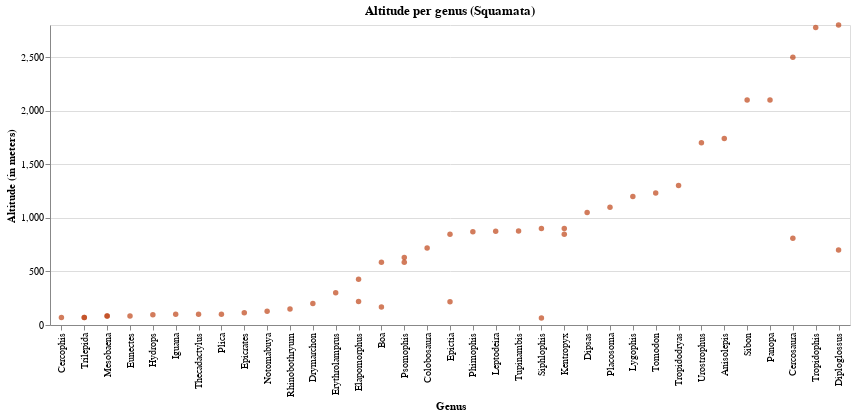

Notebook cell for this chart:
### Code cell
# ordering x-axis per mean altitude
temp = alt.Chart(squamata[(squamata['genero_atual'].isin(grupo2))], title='Altitude per genus (Squamata)',
                width=800).mark_circle(color= cores[0]).encode(
    x = alt.X('genero_atual', type='nominal', title='Genus',
             sort=alt.EncodingSortField('altitude', op="max", order="ascending")),
    y = alt.Y('altitude', type='quantitative', title='Altitude (in meters)'),
    tooltip = alt.Tooltip(['numero_catalogo','especie_atual','subespecie_atual', 
                            'qualificador_atual', 'ano_coleta','altitude'])
)

# temp.save('./graphs/altitude/genus/altitude_per_genus-menor-var.html')
temp

### Figure 1 — Vega-Lite specification as saved in the notebook (floating-point values rounded to 4 significant figures)
{"config": {"view": {"continuousWidth": 400, "continuousHeight": 300}}, "data": {"name": "data-014e8fdbcf1a7de53f4b36e5dbebf63f"}, "mark": {"type": "circle", "color": "#BF4417"}, "encoding": {"tooltip": [{"type": "quantitative", "field": "numero_catalogo"}, {"type": "nominal", "field": "especie_atual"}, {"type": "nominal", "field": "subespecie_atual"}, {"type": "nominal", "field": "qualificador_atual"}, {"type": "quantitative", "field": "ano_coleta"}, {"type": "quantitative", "field": "altitude"}], "x": {"type": "nominal", "field": "genero_atual", "sort": {"field": "altitude", "op": "max", "order": "ascending"}, "title": "Genus"}, "y": {"type": "quantitative", "field": "altitude", "title": "Altitude (in meters)"}}, "title": "Altitude per genus (Squamata)", "width": 800, "$schema": "https://vega.github.io/schema/vega-lite/v4.8.1.json", "datasets": {"data-014e8fdbcf1a7de53f4b36e5dbebf63f": [{"altitude": 65.0, "familia": "Dipsadidae", "ordem": "Squamata", "ano_coleta": 2011.0, "qualificador_atual": null, "numero_catalogo": 20780, "genero_atual": "Siphlophis", "especie_atual": "cervinus", "subespecie_atual": null}, {"altitude": 70.0, "familia": "Dipsadidae", "ordem": "Squamata", "ano_coleta": 2002.0, "qualificador_atual": null, "numero_catalogo": 10948, "genero_atual": "Cercophis", "especie_atual": "aurata", "subespecie_atual": null}, {"altitude": 71.0, "familia": "Leptotyphlopidae", "ordem": "Squamata", "ano_coleta": 2005.0, "qualificador_atual": null, "numero_catalogo": 14014, "genero_atual": "Trilepida", "especie_atual": "salgueiroi", "subespecie_atual": null}, {"altitude": 71.0, "familia": "Leptotyphlopidae", "ordem": "Squamata", "ano_coleta": 2005.0, "qualificador_atual": null, "numero_catalogo": 14015, "genero_atual": "Trilepida", "especie_atual": "salgueiroi", "subespecie_atual": null}, {"altitude": 83.0, "familia": "Amphisbaenidae", "ordem": "Squamata", "ano_coleta": 2006.0, "qualificador_atual": null, "numero_catalogo": 15324, "genero_atual": "Mesobaena", "especie_atual": "rhachicephala", "subespecie_atual": null}, {"altitude": 83.0, "familia": "Amphisbaenidae", "ordem": "Squamata", "ano_coleta": 2006.0, "qualificador_atual": null, "numero_catalogo": 15325, "genero_atual": "Mesobaena", "especie_atual": "rhachicephala", "subespecie_atual": null}, {"altitude": 84.0, "familia": "Boidae", "ordem": "Squamata", "ano_coleta": 2011.0, "qualificador_atual": null, "numero_catalogo": 20959, "genero_atual": "Eunectes", "especie_atual": "notaeus", "subespecie_atual": null}, {"altitude": 95.0, "familia": "Dipsadidae", "ordem": "Squamata", "ano_coleta": 2011.0, "qualificador_atual": null, "numero_catalogo": 21000, "genero_atual": "Hydrops", "especie_atual": "caesurus", "subespecie_atual": null}, {"altitude": 100.0, "familia": "Iguanidae", "ordem": "Squamata", "ano_coleta": 2011.0, "qualificador_atual": null, "numero_catalogo": 20786, "genero_atual": "Iguana", "especie_atual": "iguana", "subespecie_atual": null}, {"altitude": 100.0, "familia": "Phyllodactylidae", "ordem": "Squamata", "ano_coleta": 2011.0, "qualificador_atual": null, "numero_catalogo": 20784, "genero_atual": "Thecadactylus", "especie_atual": "rapicauda", "subespecie_atual": null}, {"altitude": 100.0, "familia": "Tropiduridae", "ordem": "Squamata", "ano_coleta": 2011.0, "qualificador_atual": null, "numero_catalogo": 20785, "genero_atual": "Plica", "especie_atual": "umbra", "subespecie_atual": null}, {"altitude": 115.0, "familia": "Boidae", "ordem": "Squamata", "ano_coleta": 2008.0, "qualificador_atual": null, "numero_catalogo": 17695, "genero_atual": "Epicrates", "especie_atual": "crassus", "subespecie_atual": null}, {"altitude": 128.0, "familia": "Scincidae", "ordem": "Squamata", "ano_coleta": 2011.0, "qualificador_atual": null, "numero_catalogo": 26186, "genero_atual": "Notomabuya", "especie_atual": "frenata", "subespecie_atual": null}, {"altitude": 149.0, "familia": "Colubridae", "ordem": "Squamata", "ano_coleta": 2011.0, "qualificador_atual": null, "numero_catalogo": 20787, "genero_atual": "Rhinobothryum", "especie_atual": "lentiginosum", "subespecie_atual": null}, {"altitude": 169.0, "familia": "Boidae", "ordem": "Squamata", "ano_coleta": 1995.0, "qualificador_atual": null, "numero_catalogo": 8873, "genero_atual": "Boa", "especie_atual": "constrictor", "subespecie_atual": null}, {"altitude": 200.0, "familia": "Colubridae", "ordem": "Squamata", "ano_coleta": 2011.0, "qualificador_atual": null, "numero_catalogo": 20988, "genero_atual": "Drymarchon", "especie_atual": "corais", "subespecie_atual": null}, {"altitude": 218.0, "familia": "Leptotyphlopidae", "ordem": "Squamata", "ano_coleta": 2011.0, "qualificador_atual": null, "numero_catalogo": 20933, "genero_atual": "Epictia", "especie_atual": "munoai", "subespecie_atual": null}, {"altitude": 219.0, "familia": "Dipsadidae", "ordem": "Squamata", "ano_coleta": 2008.0, "qualificador_atual": null, "numero_catalogo": 16373, "genero_atual": "Elapomorphus", "especie_atual": "quinquelineatus", "subespecie_atual": null}, {"altitude": 300.0, "familia": "Dipsadidae", "ordem": "Squamata", "ano_coleta": 2008.0, "qualificador_atual": null, "numero_catalogo": 24940, "genero_atual": "Erythrolamprus", "especie_atual": "mimus", "subespecie_atual": null}, {"altitude": 426.0, "familia": "Dipsadidae", "ordem": "Squamata", "ano_coleta": 2007.0, "qualificador_atual": null, "numero_catalogo": 15574, "genero_atual": "Elapomorphus", "especie_atual": "quinquelineatus", "subespecie_atual": null}, {"altitude": 585.0, "familia": "Boidae", "ordem": "Squamata", "ano_coleta": 2006.0, "qualificador_atual": null, "numero_catalogo": 15157, "genero_atual": "Boa", "especie_atual": "constrictor", "subespecie_atual": "amarali"}, {"altitude": 585.0, "familia": "Dipsadidae", "ordem": "Squamata", "ano_coleta": 2006.0, "qualificador_atual": null, "numero_catalogo": 15218, "genero_atual": "Psomophis", "especie_atual": "joberti", "subespecie_atual": null}, {"altitude": 630.0, "familia": "Dipsadidae", "ordem": "Squamata", "ano_coleta": 2004.0, "qualificador_atual": null, "numero_catalogo": 14909, "genero_atual": "Psomophis", "especie_atual": "joberti", "subespecie_atual": null}, {"altitude": 700.0, "familia": "Anguidae", "ordem": "Squamata", "ano_coleta": 1944.0, "qualificador_atual": null, "numero_catalogo": 8424, "genero_atual": "Diploglossus", "especie_atual": "fasciatus", "subespecie_atual": null}, {"altitude": 718.0, "familia": "Gymnophthalmidae", "ordem": "Squamata", "ano_coleta": 2006.0, "qualificador_atual": null, "numero_catalogo": 15219, "genero_atual": "Colobosaura", "especie_atual": "modesta", "subespecie_atual": null}, {"altitude": 809.0, "familia": "Gymnophthalmidae", "ordem": "Squamata", "ano_coleta": 2011.0, "qualificador_atual": null, "numero_catalogo": 20957, "genero_atual": "Cercosaura", "especie_atual": "quadrilineata", "subespecie_atual": null}, {"altitude": 848.0, "familia": "Leptotyphlopidae", "ordem": "Squamata", "ano_coleta": 2011.0, "qualificador_atual": null, "numero_catalogo": 20995, "genero_atual": "Epictia", "especie_atual": "vellardi", "subespecie_atual": null}, {"altitude": 848.0, "familia": "Teiidae", "ordem": "Squamata", "ano_coleta": 2011.0, "qualificador_atual": null, "numero_catalogo": 20996, "genero_atual": "Kentropyx", "especie_atual": "viridistriga", "subespecie_atual": null}, {"altitude": 871.0, "familia": "Dipsadidae", "ordem": "Squamata", "ano_coleta": 2005.0, "qualificador_atual": null, "numero_catalogo": 14862, "genero_atual": "Phimophis", "especie_atual": "guerini", "subespecie_atual": null}, {"altitude": 876.0, "familia": "Dipsadidae", "ordem": "Squamata", "ano_coleta": 2013.0, "qualificador_atual": null, "numero_catalogo": 24752, "genero_atual": "Leptodeira", "especie_atual": "annulata", "subespecie_atual": null}, {"altitude": 878.0, "familia": "Teiidae", "ordem": "Squamata", "ano_coleta": 2006.0, "qualificador_atual": null, "numero_catalogo": 15217, "genero_atual": "Tupinambis", "especie_atual": "quadrilineatus", "subespecie_atual": null}, {"altitude": 900.0, "familia": "Dipsadidae", "ordem": "Squamata", "ano_coleta": 2008.0, "qualificador_atual": null, "numero_catalogo": 16910, "genero_atual": "Siphlophis", "especie_atual": "longicaudatus", "subespecie_atual": null}, {"altitude": 900.0, "familia": "Teiidae", "ordem": "Squamata", "ano_coleta": 2011.0, "qualificador_atual": null, "numero_catalogo": 20949, "genero_atual": "Kentropyx", "especie_atual": "viridistriga", "subespecie_atual": null}, {"altitude": 1050.0, "familia": "Dipsadidae", "ordem": "Squamata", "ano_coleta": 2010.0, "qualificador_atual": null, "numero_catalogo": 19595, "genero_atual": "Dipsas", "especie_atual": "alternans", "subespecie_atual": null}, {"altitude": 1100.0, "familia": "Gymnophthalmidae", "ordem": "Squamata", "ano_coleta": null, "qualificador_atual": "c.", "numero_catalogo": 4449, "genero_atual": "Placosoma", "especie_atual": "cordylinum", "subespecie_atual": null}, {"altitude": 1200.0, "familia": "Dipsadidae", "ordem": "Squamata", "ano_coleta": null, "qualificador_atual": null, "numero_catalogo": 7705, "genero_atual": "Lygophis", "especie_atual": "meridionalis", "subespecie_atual": null}, {"altitude": 1233.0, "familia": "Dipsadidae", "ordem": "Squamata", "ano_coleta": 2015.0, "qualificador_atual": null, "numero_catalogo": 25273, "genero_atual": "Tomodon", "especie_atual": "dorsatus", "subespecie_atual": null}, {"altitude": 1302.0, "familia": "Dipsadidae", "ordem": "Squamata", "ano_coleta": 2013.0, "qualificador_atual": null, "numero_catalogo": 24970, "genero_atual": "Tropidodryas", "especie_atual": "striaticeps", "subespecie_atual": null}, {"altitude": 1700.0, "familia": "Leiosauridae", "ordem": "Squamata", "ano_coleta": 1948.0, "qualificador_atual": null, "numero_catalogo": 19181, "genero_atual": "Urostrophus", "especie_atual": "vautieri", "subespecie_atual": null}, {"altitude": 1740.0, "familia": "Leiosauridae", "ordem": "Squamata", "ano_coleta": 2004.0, "qualificador_atual": null, "numero_catalogo": 14167, "genero_atual": "Anisolepis", "especie_atual": "grilli", "subespecie_atual": null}, {"altitude": 2100.0, "familia": "Dipsadidae", "ordem": "Squamata", "ano_coleta": null, "qualificador_atual": null, "numero_catalogo": 8134, "genero_atual": "Sibon", "especie_atual": "nebulatus", "subespecie_atual": null}, {"altitude": 2100.0, "familia": "Scincidae", "ordem": "Squamata", "ano_coleta": 1999.0, "qualificador_atual": null, "numero_catalogo": 8126, "genero_atual": "Panopa", "especie_atual": "croizati", "subespecie_atual": null}, {"altitude": 2500.0, "familia": "Gymnophthalmidae", "ordem": "Squamata", "ano_coleta": 1983.0, "qualificador_atual": null, "numero_catalogo": 16550, "genero_atual": "Cercosaura", "especie_atual": "schreibersii", "subespecie_atual": null}, {"altitude": 2777.0, "familia": "Tropidophiidae", "ordem": "Squamata", "ano_coleta": 2000.0, "qualificador_atual": null, "numero_catalogo": 24943, "genero_atual": "Tropidophis", "especie_atual": "taczanowskyi", "subespecie_atual": null}, {"altitude": 2800.0, "familia": "Anguidae", "ordem": "Squamata", "ano_coleta": 1989.0, "qualificador_atual": null, "numero_catalogo": 8418, "genero_atual": "Diploglossus", "especie_atual": "lessonae", "subespecie_atual": null}]}}
